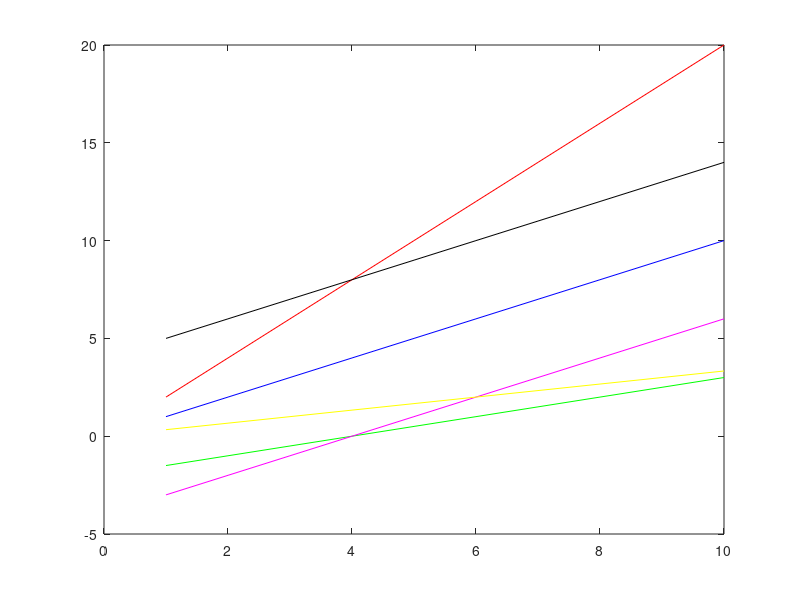

Write MATLAB code to recreate this figure. (Note: this script raises an error after producing the figure.)
%% http://www.mathworks.com/matlabcentral/newsreader/view_thread/157048

clear
close
clc

x = 1:10;
y1 = x;
y2 = 2*x;
y3 = x+4;
y4 = 0.5*x-2;
y5 = x-4;
y6 = x/3;

% graphics
figure(3); clf;
h = plot(x ,[y1;y2;y3;y4;y5;y6]);
set(h(1), 'color', 'b');
set(h(2), 'color', 'r');
set(h(3), 'color', 'k');
set(h(4), 'color', 'g');
set(h(5), 'color', 'm');
set(h(6), 'color', 'y');

% Plotting 3 legend blocks:

% Block 1
% Axes handle 1 (this is the visible axes)
ah1 = gca;
% Legend at axes 1
legend(ah1,h(1:2),'y1','y2',1)

% Block 2
% Axes handle 2 (unvisible, only for place the second legend)
ah2=axes('position',get(gca,'position'), 'visible','off');
% Legend at axes 2
legend(ah2,h(3:4),'y3','y4',2)

% Block 3
% Axes handle 3 (unvisible, only for place the third legend)
ah3=axes('position',get(gca,'position'), 'visible','off');
% Legend at axes 3
legend(ah3,h(5:6),'y5','y6',3)

